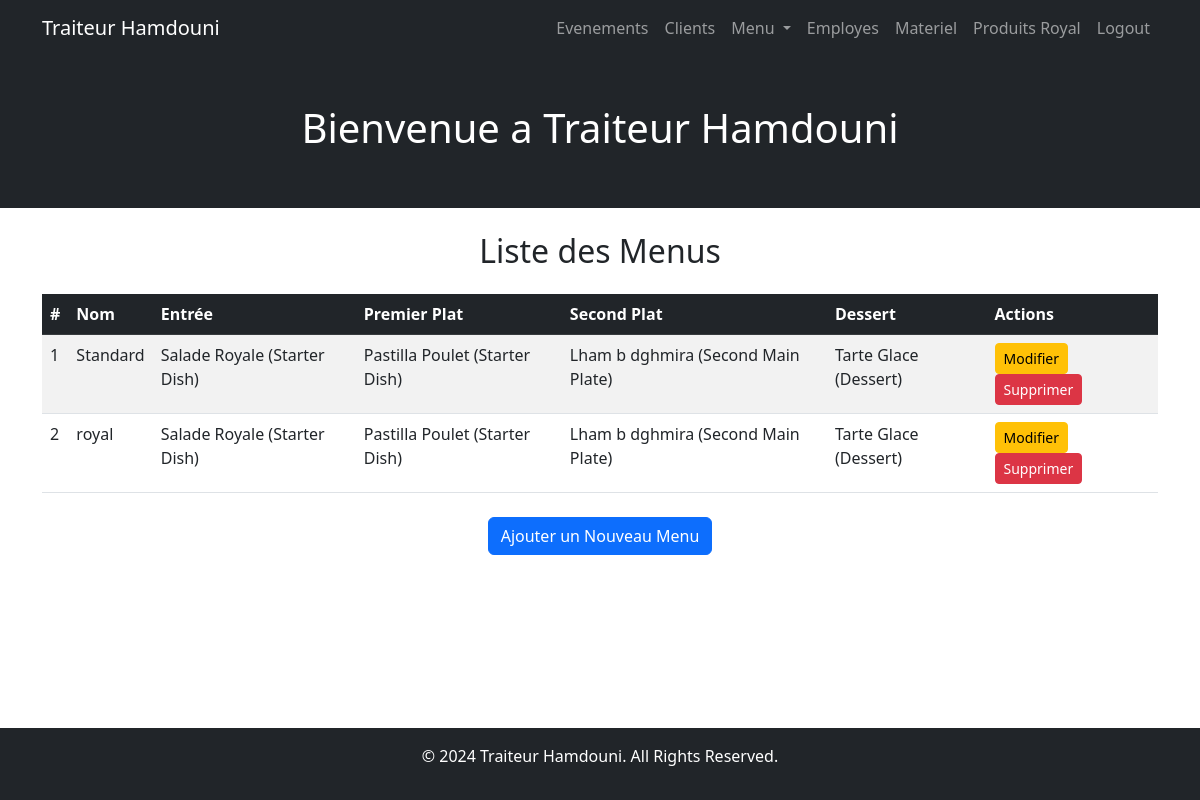
The app's page /menu/menus/ (signed in), older data.
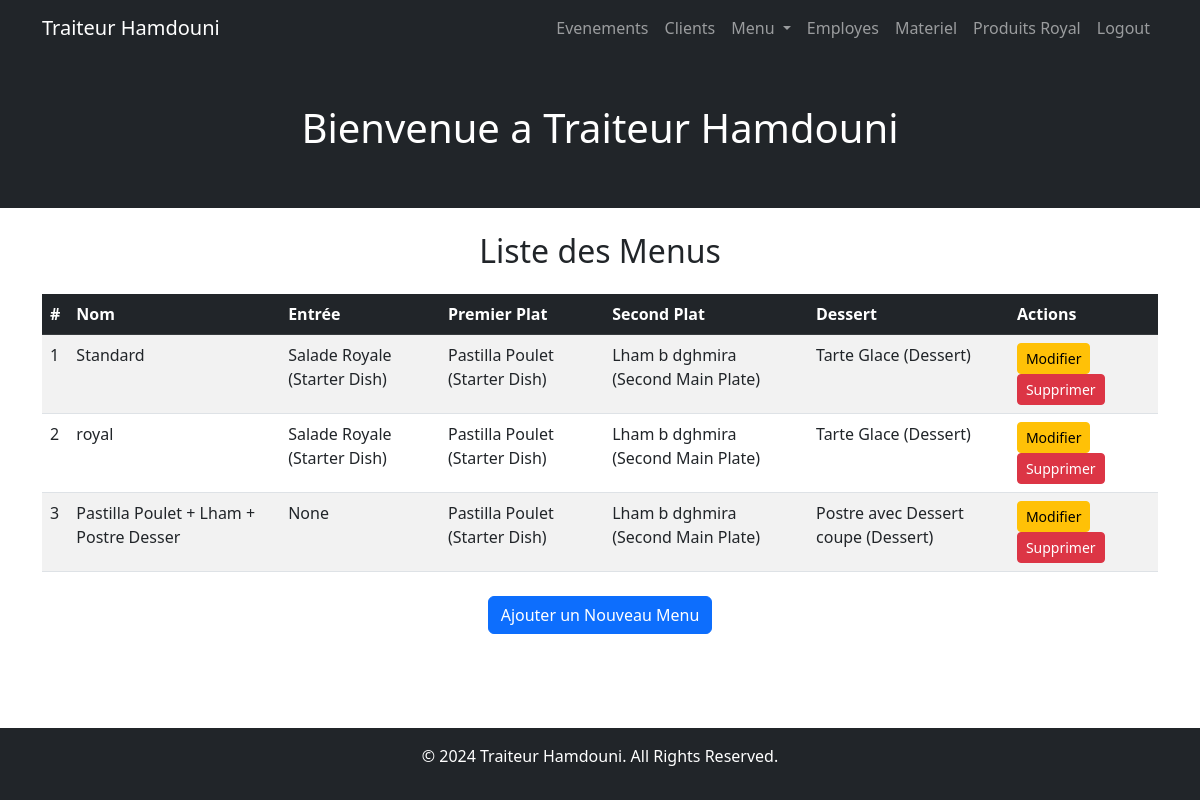
The same page, newer data.
### menu/models.py (models this page shows, shortened)
class Menu(models.Model):
    name = models.CharField(max_length=255, verbose_name="Menu Name")
    starter_dish = models.ForeignKey(Dish, on_delete=models.SET_NULL, null=True, blank=True, related_name="starter_dishes")
    first_main_plate = models.ForeignKey(Dish, on_delete=models.SET_NULL, null=True, blank=True, related_name="first_main_dishes")
    second_main_plate = models.ForeignKey(Dish, on_delete=models.SET_NULL, null=True, blank=True, related_name="second_main_dishes")
    dessert = models.ForeignKey(Dish, on_delete=models.SET_NULL, null=True, blank=True, related_name="desserts")

class Dish(models.Model):
    DISH_TYPES = [
        ('starter', 'Starter Dish'),
        ('first_main', 'First Main Plate'),
        ('second_main', 'Second Main Plate'),
        ('dessert', 'Dessert'),
    ]
    name = models.CharField(max_length=255, verbose_name="Dish Name")
    dish_type = models.CharField(max_length=20, choices=DISH_TYPES, verbose_name="Dish Type")
    description = models.TextField(blank=True, verbose_name="Description")
    price = models.DecimalField(max_digits=10, decimal_places=2, verbose_name="Price")
    def __str__(self):
        return f"{self.name} ({self.get_dish_type_display()})"

### menu/views.py (the view)
# urls.py: path('menus/', views.menu_list, name='menu_list'),
def menu_list(request):
    menus = Menu.objects.all()
    return render(request, 'menu/menu_list.html', {'menus': menus})

### menu/templates/menu/menu_list.html (shortened to what this page needs)
{% extends 'base.html' %}
{% block content %}
<h2 class="text-center">Liste des Menus</h2>
<table class="table table-striped mt-4">
    <thead class="table-dark">
        <tr>
            <th>#</th>
            <th>Nom</th>
            <th>Entrée</th>
            <th>Premier Plat</th>
            <th>Second Plat</th>
            <th>Dessert</th>
            <th>Actions</th>
        </tr>
    </thead>
    <tbody>
        {% for menu in menus %}
        <tr>
            <td>{{ forloop.counter }}</td>
            <td>{{ menu.name }}</td>
            <td>{{ menu.starter_dish }}</td>
            <td>{{ menu.first_main_plate }}</td>
            <td>{{ menu.second_main_plate }}</td>
            <td>{{ menu.dessert }}</td>
            <td>
                <a href="{% url 'menu:edit_menu' menu.pk %}" class="btn btn-sm btn-warning">Modifier</a>
                <a href="{% url 'menu:delete_menu' menu.pk %}" class="btn btn-sm btn-danger">Supprimer</a>
            </td>
        </tr>
        {% empty %}
        <tr>
            <td colspan="7" class="text-center">Aucun menu trouvé.</td>
        </tr>
        {% endfor %}
    </tbody>
</table>
<div class="text-center mt-4">
    <a href="{% url 'menu:create_menu' %}" class="btn btn-primary">Ajouter un Nouveau Menu</a>
</div>
{% endblock %}

Row changes from the older to the newer data that the page shows:
added Menu: name "Pastilla Poulet + Lham + Postre Desser", starter_dish "None", first_main_plate "Pastilla Poulet (Starter Dish)", second_main_plate "Lham b dghmira (Second Main Plate)", dessert "Postre avec Dessert coupe (Dessert)"
